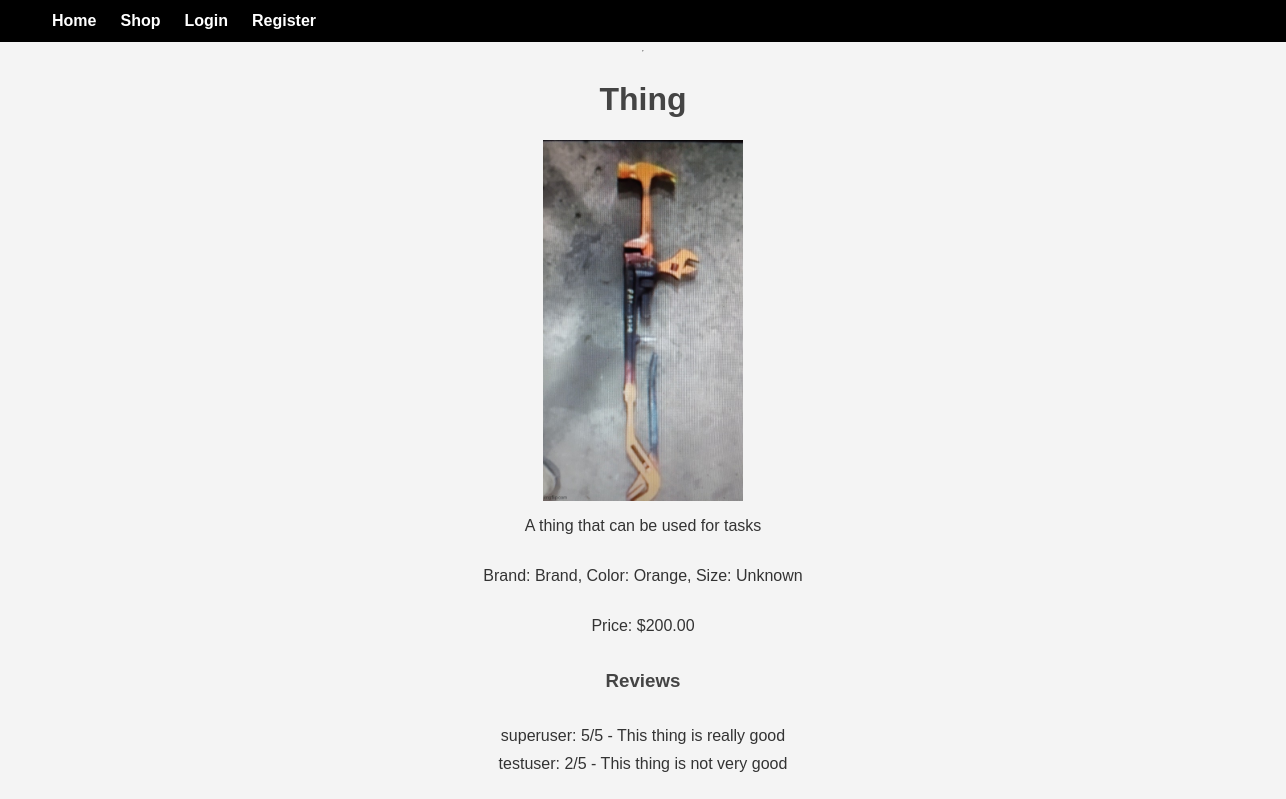
Screenshot of /item/1/ with the database file from the repository.
### shop/models.py (models this page shows, shortened)
class Item(models.Model):
    name = models.CharField(max_length=200)
    slug = models.SlugField()
    category = models.ForeignKey(Category, related_name='items', on_delete=models.CASCADE)
    brand = models.CharField(max_length=100)
    color = models.CharField(max_length=50)
    size = models.CharField(max_length=10)
    price = models.DecimalField(max_digits=10, decimal_places=2)
    image = models.ImageField(upload_to='items/')
    description = models.TextField()
    created_at = models.DateTimeField(auto_now_add=True)

class Review(models.Model):
    item = models.ForeignKey(Item, related_name='reviews', on_delete=models.CASCADE)
    user = models.ForeignKey(User, on_delete=models.CASCADE)
    rating = models.PositiveIntegerField(default=5)
    comment = models.TextField()
    created = models.DateTimeField(auto_now_add=True)

### shop/views.py (the view)
# urls.py: path('item/<int:item_id>/', views.item_detail, name='item_detail'),
def item_detail(request, item_id):
    item = get_object_or_404(Item, pk=item_id)
    if request.user.is_authenticated:
        profile, _ = Profile.objects.get_or_create(user=request.user)
        profile.viewed_items.add(item)
    reviews = item.reviews.all()
    return render(request, 'shop/item_detail.html', {'item': item, 'reviews': reviews})

### shop/templates/shop/item_detail.html (shortened to what this page needs)
{% extends 'shop/base.html' %}
{% block content %}
<h1>{{ item.name }}</h1>
<img src="{{ item.image.url }}" width="200">
<p>{{ item.description }}</p>
<p>Brand: {{ item.brand }}, Color: {{ item.color }}, Size: {{ item.size }}</p>
<p>Price: ${{ item.price }}</p>
<h3>Reviews</h3>
<ul>
    {% for review in reviews %}
        <li>{{ review.user.username }}: {{ review.rating }}/5 - {{ review.comment }}</li>
    {% endfor %}
</ul>
{% endblock %}

### shop/templates/shop/base.html (shortened to what this page needs)
{% load static %}
<!DOCTYPE html>
<html lang="en">
<head>
    <link rel="stylesheet" href="{% static 'css/style.css' %}">
</head>
<body>
    <nav>
        <a href="{% url 'home' %}">Home</a>
        <a href="{% url 'shop' %}">Shop</a>
        {% if user.is_authenticated %}
            <a href="{% url 'dashboard' %}">Dashboard</a>
            <a href="{% url 'cart' %}">Cart</a>
            {% if user.is_superuser %}
                <a href="/admin/">Admin</a>
            {% endif %}
            <form method="post" action="{% url 'logout' %}" style="display:inline;">
                {% csrf_token %}
                <button type="submit">Logout</button>
            </form>
        {% else %}
            <a href="{% url 'login' %}">Login</a>
            <a href="{% url 'register' %}">Register</a>
        {% endif %}
    </nav>
    <hr>
    {% block content %}{% endblock %}
</body>
</html>

### static/css/style.css (style rules this page uses)
body { font-family: Arial, sans-serif; margin: 0; background: #f4f4f4; color: #333; display: flex; flex-direction: column; align-items: center; }
nav { background-color: #000000; padding: 12px 24px; display: flex; gap: 24px; padding-left: 128px; align-items: center; width: 100%; }
nav a { color: white; text-decoration: none; font-weight: bold; transition: color 0.3s ease; }
h1, h3 { color: #444; text-align: center; }
ul { list-style: none; padding: 0; text-align: center; }
li { margin-bottom: 10px; }

### rows the page displays
Item: name "Thing", image (picture), description "A thing that can be used for tasks", brand "Brand", color "Orange", size "Unknown", price "200.00"
Review: user.username "superuser", rating "5", comment "This thing is really good"
Review: user.username "testuser", rating "2", comment "This thing is not very good"
